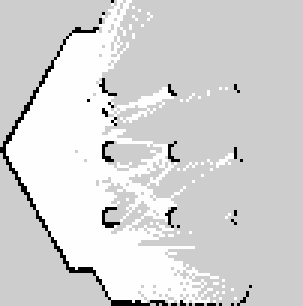
#> input picture map.pgm, 101 x 102 px (shown 3 times larger)
$ python AffectationPointsInterets.py
#> lines starting #> are read from the running program, lines starting #| are printed output that depends on the picture; after the words box and inside, x2 and y2 are one past the last pixel; in counts of white or black regions, pixels touching at a corner belong together
import numpy as np
import cv2
import os
from typing import List, Tuple
from scipy.optimize import linear_sum_assignment
from skimage.graph import route_through_array

# ---------------- Détection des points d'intérêt ----------------
class DetectionPointsInterets:

    def __init__(self, path: str, top_k: int = 50, dossier_debug: str = "debug"):
        self.top_k = top_k
        self.dossier_debug = dossier_debug
        self.valeur_pixel_supprime = -999999
        os.makedirs(dossier_debug, exist_ok=True)

        # Pipeline principal
        self.img = self.lecture_image(path)
        self.metriques_physiques()
        img_travail = self.transformer_valeurs(self.img)
        img_nettoyee = self.suppression_pixels_inutilisables(img_travail)
        self.heatmap_normalisee = self.lissage_normalisation(img_nettoyee)

        self.points_interet = self.topk_points_interet(self.heatmap_normalisee, top_k=self.top_k)

    # ---------- Lecture ----------
    def lecture_image(self, path: str) -> np.ndarray:
#> called with path = 'map.pgm'
        img = cv2.imread(path, cv2.IMREAD_GRAYSCALE)
#> img is the input picture: shape (102, 101); min 0, max 254, mean 212.7
        if img is None:
            raise FileNotFoundError(f"Impossible de lire l'image : {path}")
        self.hauteur, self.largeur = img.shape
#> self.hauteur = 102; self.largeur = 101
        return img

    # ---------- Metrics physiques ----------
    def metriques_physiques(self):
        taille_pixel = 0.1
        taille_robot = 0.3
        h_px = max(1, int(taille_robot / taille_pixel))
        self.matrice_robot = np.ones((h_px, h_px), dtype=np.float32)

    # ---------- Transformation des valeurs ----------
    def transformer_valeurs(self, img: np.ndarray) -> np.ndarray:
        img_f = img.astype(np.float32)
        self.pixel_occupe = 0
        self.pixel_connu = 254
        self.pixel_inconnu = 205
        img_f[img == self.pixel_occupe] = -100
#> img_f: shape (102, 101) float32; min -100, max 254, mean 209.7
        img_f[img == self.pixel_connu] = 0
        img_f[img == self.pixel_inconnu] = 100
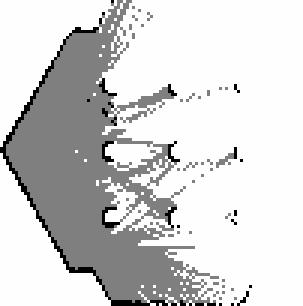
#> img_f: shape (102, 101) float32 (shown 3 times larger); min -100, max 100, mean 66.2; drawn with min black and max white
        return img_f

    # ---------- Suppression des pixels inutiles ----------
    def suppression_pixels_inutilisables(self, img: np.ndarray) -> np.ndarray:
        img_out = img.copy()
        # Suppression autour des obstacles
        kernel = self.matrice_robot / np.prod(self.matrice_robot.shape)
        mask_occ = (img_out == -100).astype(np.float32)
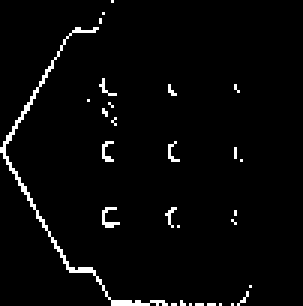
#> mask_occ: shape (102, 101) float32 (shown 3 times larger); values 0 (black) and 1 (white), 2.9% white in thin lines or dots, all inside (x1, y1, x2, y2) = (0, 0, 84, 102)
        zones = cv2.filter2D(mask_occ, -1, kernel, borderType=cv2.BORDER_CONSTANT)
        img_out[zones != 0] = self.valeur_pixel_supprime
#> img_out: shape (102, 101) float32; 6.1% of pixels changed, all inside (x1, y1, x2, y2) = (0, 0, 85, 102)

        # Filtrage des inconnus isolés
        mask_known = (img_out == 0).astype(np.float32)
#> mask_known: shape (102, 101) float32; values 0 (black) and 1 (white), 26.4% white; 38 white regions (37 under 20 px), largest, box (x1, y1, x2, y2) and area: (3, 0, 73, 101) 2654
        filtre_voisins = np.array([
            [0.5,0.5,0.5,0.5,0.5],
            [0.5,1.0,1.0,1.0,0.5],
            [0.5,1.0,0.0,1.0,0.5],
            [0.5,1.0,1.0,1.0,0.5],
            [0.5,0.5,0.5,0.5,0.5]
        ], dtype=np.float32)
        voisins = cv2.filter2D(mask_known, -1, filtre_voisins, borderType=cv2.BORDER_CONSTANT)
        mask_valid = voisins > 1.0
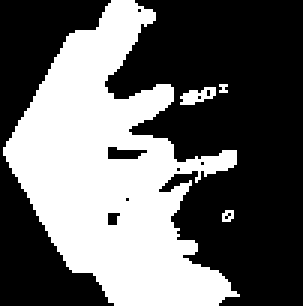
#> mask_valid: shape (102, 101) bool (shown 3 times larger); 39.9% white; 4 white regions (2 under 20 px), largest, box (x1, y1, x2, y2) and area: (1, 0, 80, 102) 4045, (60, 29, 72, 35) 43
        img_out[~mask_valid] = self.valeur_pixel_supprime
        img_out[mask_valid] *= voisins[mask_valid]
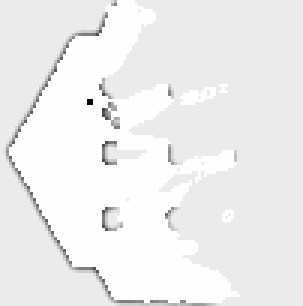
#> img_out: shape (102, 101) float32 (shown 3 times larger); min -12999987, max 1600, mean -794166.8; drawn with min black and max white
        return img_out

    # ---------- Lissage et normalisation ----------
    def lissage_normalisation(self, img: np.ndarray) -> np.ndarray:
        mask_suppr = img <= self.valeur_pixel_supprime
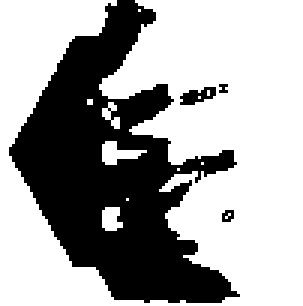
#> mask_suppr: shape (102, 101) bool (shown 3 times larger); 64.5% white; 4 black regions (2 under 20 px), largest, box (x1, y1, x2, y2) and area: (3, 0, 80, 101) 3599, (60, 29, 72, 35) 43
        img2 = img.copy()

        # 2 passages de boxFilter
        for _ in range(2):
            tmp = img2.copy()
            tmp[mask_suppr] = 0
            img2[...] = cv2.boxFilter(tmp, -1, (3, 3), normalize=True)
            img2[mask_suppr] = self.valeur_pixel_supprime
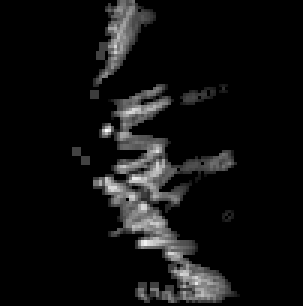
#> tmp: shape (102, 101) float32 (shown 3 times larger); min 0, max 683.3, mean 44.2; drawn with min black and max white

        valid = img2[~mask_suppr]
#> valid = 3661 values, max 521.6 at index 2885, min 0 at index 146, mean 117.8
        if valid.size == 0:
            return np.zeros_like(img2)
        mn, mx = valid.min(), valid.max()
#> mn = 0; mx = 521.6
        norm = np.zeros_like(img2) if mx == mn else (img2 - mn) / (mx - mn)
        norm[mask_suppr] = self.valeur_pixel_supprime
        return norm

    # ---------- Top-K points d'intérêt ----------
    def topk_points_interet(self, heatmap: np.ndarray, top_k: int) -> List[Tuple[int,int,float,int]]:
#> called with top_k = 50
        mask = heatmap > 0
#> mask: shape (102, 101) bool; 18.9% white; 6 white regions (2 under 20 px), largest, box (x1, y1, x2, y2) and area: (30, 28, 80, 101) 1507, (29, 0, 52, 34) 334, (23, 48, 31, 56) 46, (60, 29, 72, 35) 43
        num_labels, labels = cv2.connectedComponents(mask.astype(np.uint8))
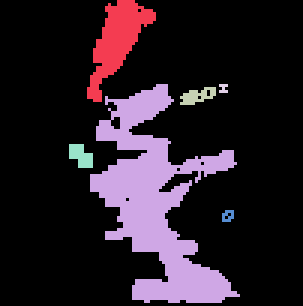
#> labels: shape (102, 101) int32 (shown 3 times larger); 7 distinct labels, from 0 to 6; one colour per label, 0 black
#> num_labels = 7
        points = []

        for lab in range(1, num_labels):
            ys, xs = np.where(labels == lab)
            if len(xs) == 0:
                continue
            scores = heatmap[ys, xs]
            idx_best = np.argmax(scores)
            zone_size = len(xs)
            points.append((xs[idx_best], ys[idx_best], float(scores[idx_best]), zone_size))
#> this loop made 6 passes
#> (idx_best, zone_size) on passes 1, 2, 3, 5: (217, 334), (1075, 1507), (24, 43), (12, 46)
#> (ys, xs, scores, idx_best, zone_size) on pass 4: ([28, 28, 28, 29, 30, 30, 30], [73, 74, 75, 74, 73, 74, 75], [0.058, 0.071, 0.058, 0.114, 0.058, 0.071, 0.058], 3, 7)
#> after the loop, points = [(39, 16, 0.821, 334), (48, 81, 1, 1507), (63, 32, 0.337, 43), (74, 29, 0.114, 7), (25, 50, 0.341, 46), (75, 71, 0.116, 12)]
#> in __init__, `self.points_interet = self.topk_points_interet(self.heatmap_normalisee..`: self.points_interet = [(48, 81, 1, 1507), (39, 16, 0.821, 334), (25, 50, 0.341, 46), (63, 32, 0.337, 43), (75, 71, 0.116, 12), (74, 29, 0.114, 7)]

        # Trier par taille puis score
        points.sort(key=lambda p: (-p[3], -p[2]))
        return points[:top_k]


# ---------------- Multi-Robot Optimisé ----------------
class MultiRobot:
    def __init__(self, heatmap: np.ndarray, robots: List[Tuple[int,int]], points_interet: List[Tuple[int,int,float,int]]):
        self.heatmap = heatmap
        self.robots = robots
        self.points_interet = points_interet
        self.valeur_obstacle = -999999
        self.cost_map = np.ones_like(self.heatmap, dtype=np.float32)
        self.cost_map[self.heatmap <= self.valeur_obstacle] = np.inf

    def assign_targets_optimized(self):
        n_r, n_p = len(self.robots), len(self.points_interet)
#> n_r = 2; n_p = 6
        if n_r == 0 or n_p == 0:
            return [None]*n_r, [[] for _ in range(n_r)]

        # Calcul des coûts initiaux
        cost_matrix = np.full((n_r, n_p), np.inf, dtype=np.float32)
#> cost_matrix = [[inf, inf, inf, inf, inf, inf], [inf, inf, inf, inf, inf, inf]]
        paths_matrix = [[[] for _ in range(n_p)] for _ in range(n_r)]
        for i, (rx, ry) in enumerate(self.robots):
            for j, (px, py, score, size) in enumerate(self.points_interet):
                try:
                    path, cost = route_through_array(self.cost_map, start=(ry, rx), end=(py, px), fully_connected=True)
                    cost_matrix[i, j] = cost / (1 + size)
                    paths_matrix[i][j] = [(c, r) for r, c in path]
                except:
                    continue
#> after the loop, cost_matrix = [[0.0368, 0.074, 0.319, inf, inf, inf], [0.0421, 0.038, 0.576, inf, inf, inf]]

        # Assignation initiale via Hungarian
        row_ind, col_ind = linear_sum_assignment(cost_matrix)
#> row_ind = [0, 1]; col_ind = [0, 1]
        targets = [None]*n_r
#> targets = 2 items
        paths = [[] for _ in range(n_r)]
#> paths = [[], []]
        assigned_points = []
        for r, c in zip(row_ind, col_ind):
            if cost_matrix[r, c] < np.inf:
                targets[r] = (self.points_interet[c][0], self.points_interet[c][1])
                paths[r] = paths_matrix[r][c]
                assigned_points.append(self.points_interet[c][:2])
#> this loop made 2 passes
#> (r, c) on passes 1 to 2: (0, 0), (1, 1)
#> after the loop, assigned_points = [(48, 81), (39, 16)]; paths = 2 items; targets = [(48, 81), (39, 16)]

        # Réajuster les points trop proches
        for i in range(n_r):
            for j, (px, py, score, size) in enumerate(self.points_interet):
                if (px, py) in assigned_points:
                    continue
                dist = min(np.hypot(px - ax, py - ay) for (ax, ay) in assigned_points)
                cost_matrix[i, j] *= (1 + np.exp(-dist/5))  # pénalisation auto

        # Nouvelle assignation optimisée
        row_ind, col_ind = linear_sum_assignment(cost_matrix)
        targets = [None]*n_r
#> targets = 2 items
        paths = [[] for _ in range(n_r)]
#> paths = [[], []]
        for r, c in zip(row_ind, col_ind):
            if cost_matrix[r, c] < np.inf:
                targets[r] = (self.points_interet[c][0], self.points_interet[c][1])
                paths[r] = paths_matrix[r][c]
#> after the loop, paths = 2 items; targets = [(48, 81), (39, 16)]

        return targets, paths


# ---------------- Exemple d'utilisation ----------------
if __name__ == "__main__":
    det = DetectionPointsInterets("map.pgm", top_k=50)
    robots = [(25,35), (30,25)]
    multi = MultiRobot(det.heatmap_normalisee, robots, det.points_interet)
    targets, paths = multi.assign_targets_optimized()
#> targets = [(48, 81), (39, 16)]; paths = 2 items

    for n in range(len(paths)):

        print(f"Robot {n} : {paths[n][0]} -> {paths[n][-1]}")
#> this loop made 2 passes
#| Robot 0 : (25, 35) -> (48, 81)
#| Robot 1 : (30, 25) -> (39, 16)
